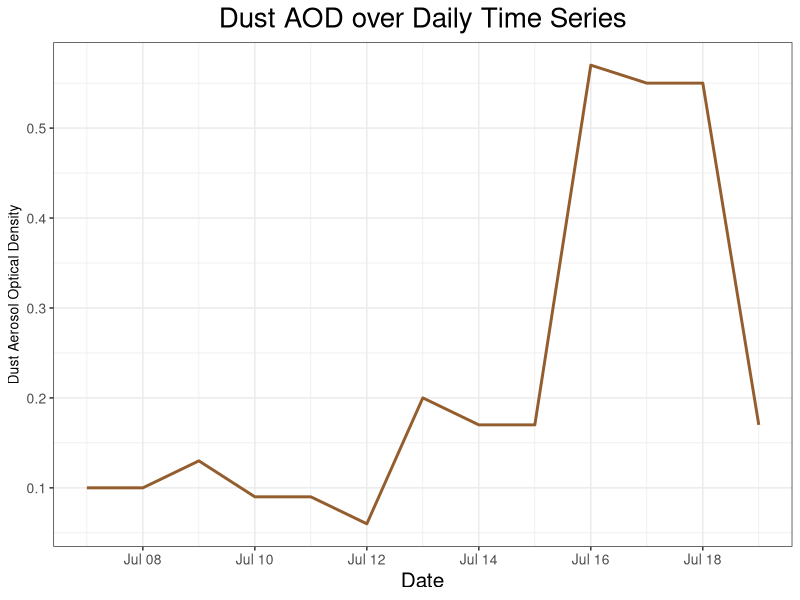
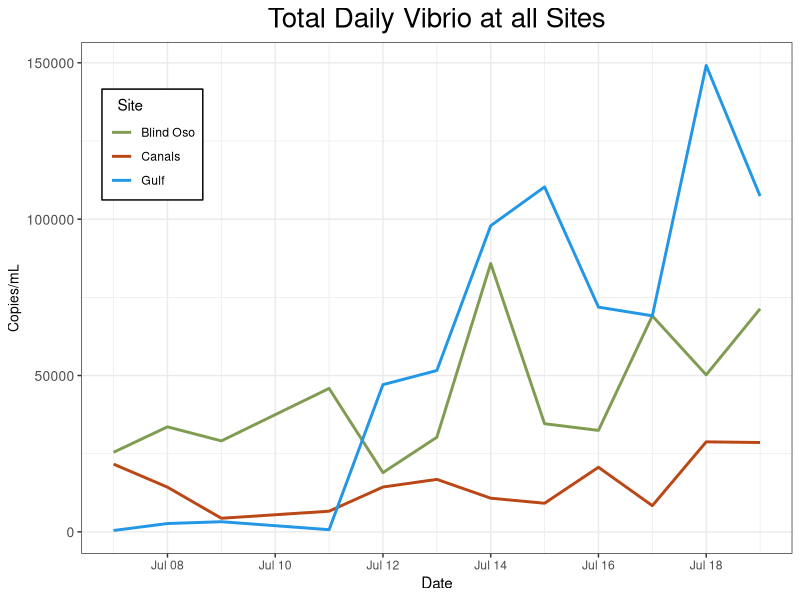
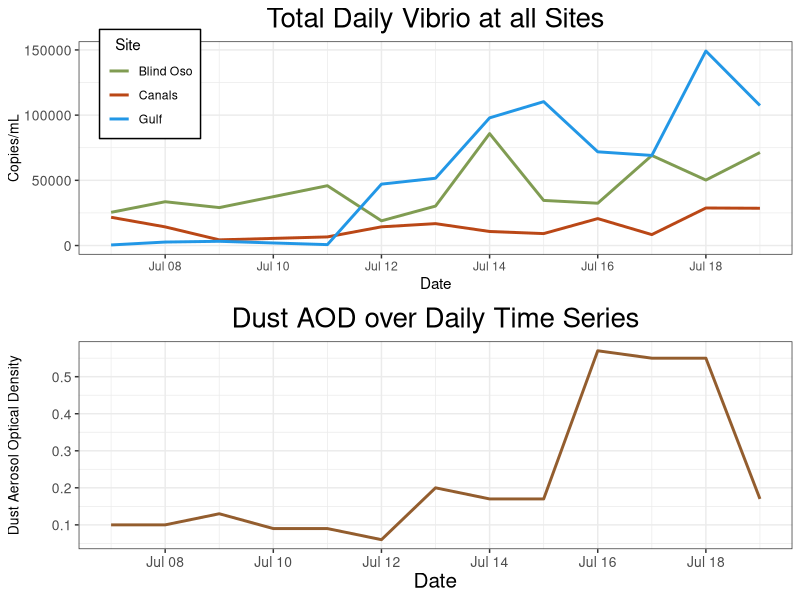
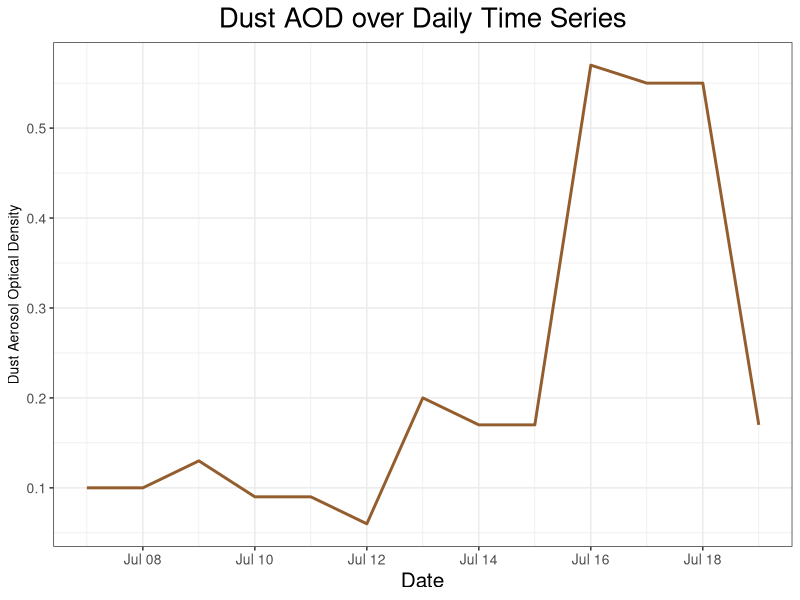
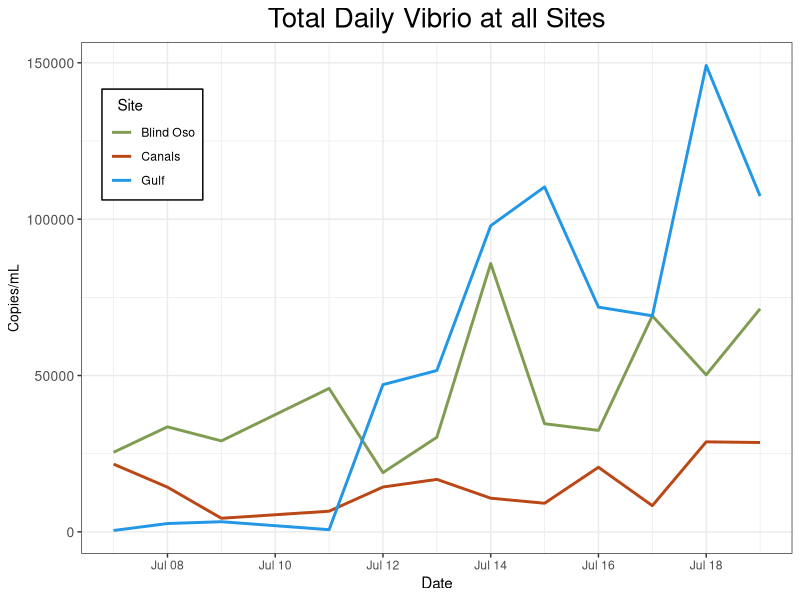
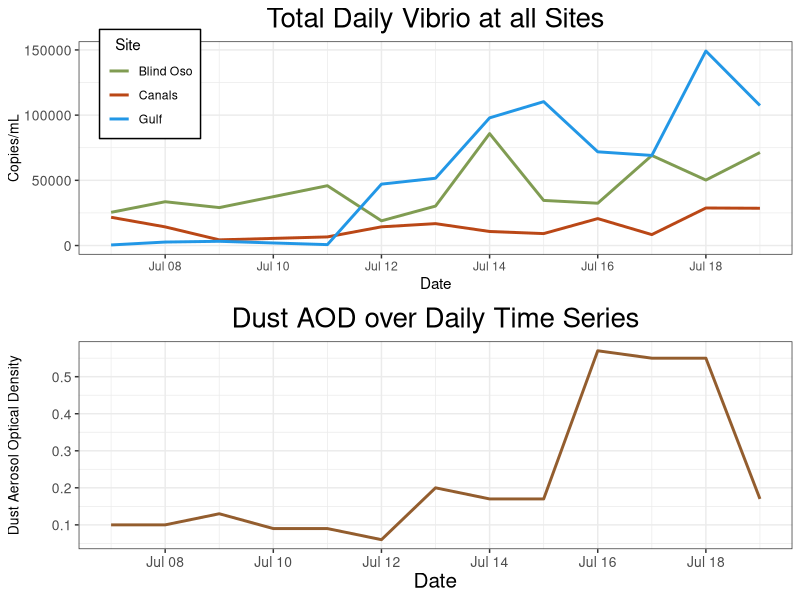

R code for these plots, in order:
## ---- chunk 1
library(here)
library(tidyverse)
library(ggpubr)
## ---- chunk 2
dust_sum<-read_csv(here("data", "processed_data", "dust_master.csv")) 
copies<- read_csv(here("data", "processed_data", "total_clean_copies.csv")) 
## ---- chunk 3
daily_dust_sum<- dust_sum %>%
  filter(between(date, as.Date('2022-07-07'), as.Date('2022-07-19'))) 

copies_d <- copies %>%
  filter(Type %in% "Daily") %>%
  mutate(site = recode(site, "BO" = "Blind Oso",
                             "C2" = "Canals",
                            "RD" = "Gulf"))

## ---- chunk 4
dust_fig<- daily_dust_sum %>% ggplot() +geom_line(
  aes(x = date,
      y = t7sum),
  color = "#935d2e",
  size = 1)+
  theme_bw()+
  labs(
    x = "Date",
    y = "Dust Aerosol Optical Density",
    title = "Dust AOD over Daily Time Series")+
  theme(
    axis.title.y = element_text(size = 10),
    axis.text.y = element_text(size = 10),
    axis.title.x = element_text(size = 15),
    axis.text.x = element_text(size = 10),
    plot.title = element_text(hjust = 0.5, size = 20))
  

dust_fig
ggsave(here("results", "plots", "dust.png"))
## ---- chunk 5
tot_vib<- copies_d %>% ggplot()+geom_line(
  aes(x = date,
      y = copies_mL,
      color = site),
  size = 1) +
  theme_bw()+
  labs(
    x = "Date",
    y = "Copies/mL",
    title = "Total Daily Vibrio at all Sites",
    color = "  Site") +
  theme(
    plot.title = element_text(hjust = 0.5, size = 20),  #center title
  # axis.text.x = element_blank(),
   # axis.title.x = element_blank(),
   # axis.ticks.x = element_blank(),
    axis.title.y = element_text(size = 10),
    axis.text.y = element_text(size = 10),
    legend.position = c(0.1, 0.8),
    legend.background = element_rect(colour = 'black', fill = 'white', linetype='solid')) + #Moves legend onto plot 
  scale_color_manual(values = c("Blind Oso" = "#809C52",
                                "Canals" = "#ba4716",
                                "Gulf" = "4c848c"))

tot_vib
ggsave(here("results", "plots", "copies.png"))
## ---- chunk 6
fig<- ggarrange(tot_vib, dust_fig + font("x.text", size = 10), ncol = 1, nrow = 2,align = "v")

fig
## ---- chunk 7
png(file = here("results", "plots", "vib_dust_daily.png"))
fig
dev.off()
